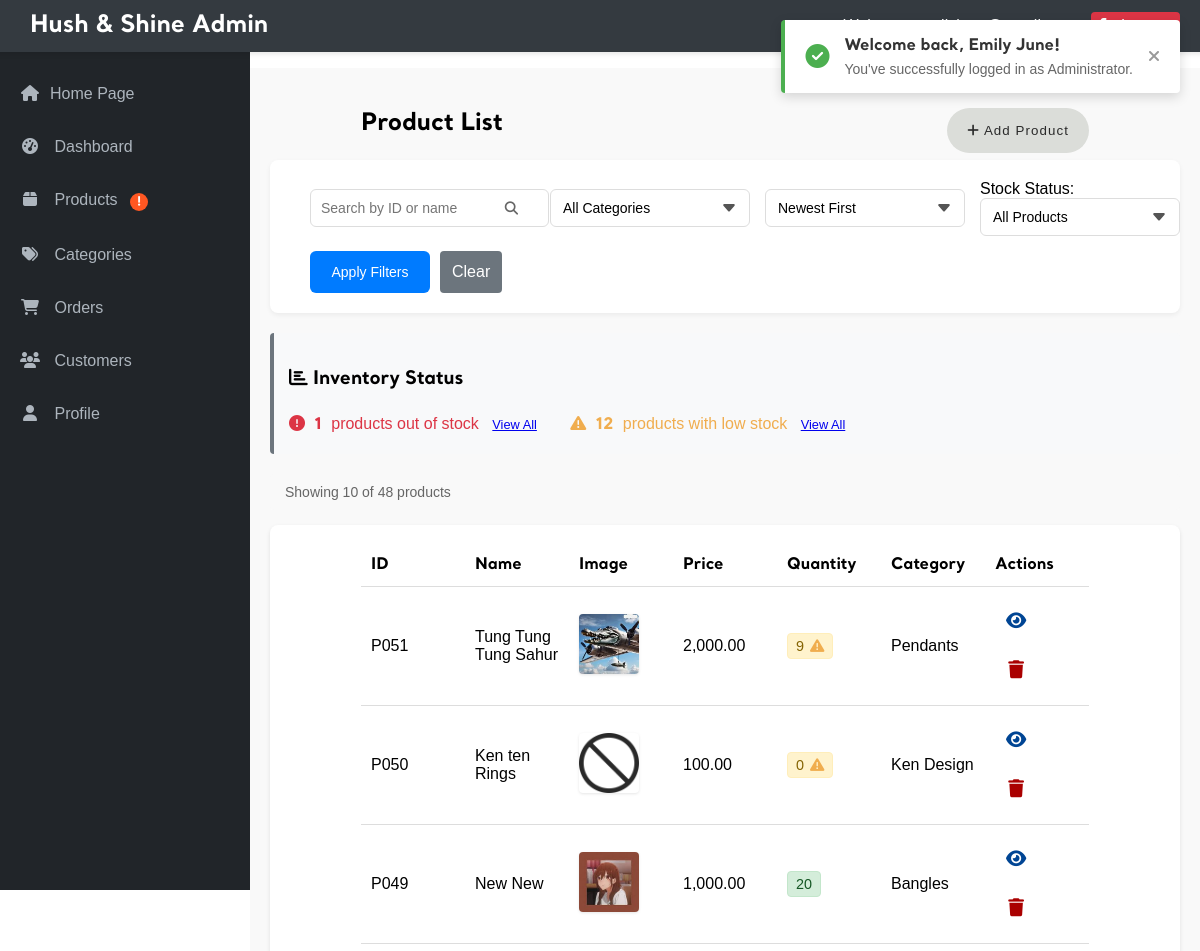
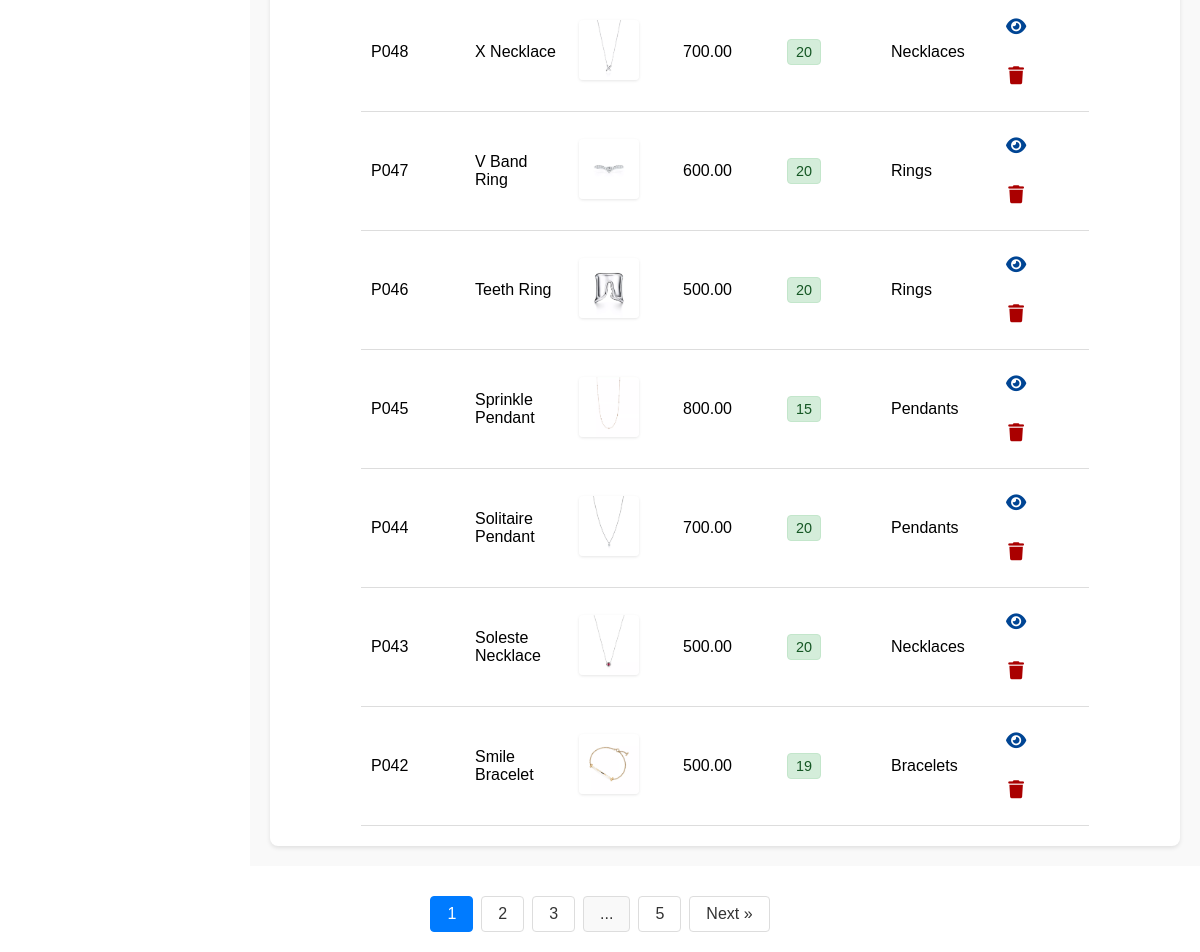
The app's page /admin/admin_products.php (signed in) with its own data (2 pictures, top to bottom).
### tables this page shows
CREATE TABLE `product` (
  `prod_id` char(4) NOT NULL,
  `prod_name` varchar(100) NOT NULL,
  `prod_desc` varchar(200) NOT NULL,
  `price` double(7,2) NOT NULL,
  `quantity` int(4) NOT NULL,
  `cat_id` char(4) NOT NULL,
  `image` varchar(100) NOT NULL
);

CREATE TABLE `category` (
  `cat_id` varchar(4) NOT NULL,
  `cat_name` varchar(50) NOT NULL,
  `material_type` varchar(100) NOT NULL
);

### admin/admin_products.php (the view, shortened to what this page needs)
<?php
require_once '../_base.php';
include '../_head.php';
$page = isset($_GET['page']) ? (int)$_GET['page'] : 1;
$itemsPerPage = 10;
$offset = ($page - 1) * $itemsPerPage;
$searchTerm = isset($_GET['search']) ? trim($_GET['search']) : '';
$categoryFilter = isset($_GET['category']) ? $_GET['category'] : '';
$sortBy = isset($_GET['sort']) ? $_GET['sort'] : 'newest';
$stockFilter = isset($_GET['stock_filter']) ? $_GET['stock_filter'] : '';
$where = [];
$params = [];
$whereClause = !empty($where) ? ' WHERE ' . implode(' AND ', $where) : '';
$orderBy = match($sortBy) {
    'price_high' => 'p.price DESC',
    'price_low' => 'p.price ASC',
    'stock_high' => 'p.quantity DESC',
    'stock_low' => 'p.quantity ASC',
    'name_asc' => 'p.prod_name ASC',
    'name_desc' => 'p.prod_name DESC',
    'oldest' => 'p.prod_id ASC',
    default => 'p.prod_id DESC'
};
try {
    $countQuery = "SELECT COUNT(*) FROM product p" . $whereClause;
    $stmt = $_db->prepare($countQuery);
    $stmt->execute($params);
    $totalItems = $stmt->fetchColumn();
    $totalPages = ceil($totalItems / $itemsPerPage);
} catch (PDOException $e) {
    echo "Database error: " . $e->getMessage();
    exit;
}
try {
    $query = "SELECT p.prod_id, p.prod_name, p.prod_desc, p.price, p.quantity, p.cat_id as category, p.image
             FROM product p
             LEFT JOIN category c ON p.cat_id = c.cat_id"
             . $whereClause .
             " ORDER BY " . $orderBy .
             " LIMIT " . $itemsPerPage . " OFFSET " . $offset;
    $stmt = $_db->prepare($query);
    $stmt->execute($params);
    $products = $stmt->fetchAll(PDO::FETCH_ASSOC);
} catch (PDOException $e) {
    echo "Database error: " . $e->getMessage();
    exit;
}
?>
            <div class="admin-main">
                <div class="admin-title">
                    <h2>Product List</h2>
                    <div class="button-group">
                        <button id="openAddProductModal" class="category-btn">
                            <i class="fas fa-plus"></i> Add Product
                        </button>
                    </div>
                </div>
                <div class="filter-section">
                    <form action="admin_products.php" method="GET" class="filter-form">
                        <div class="filter-row">
                            <div class="search-box">
                                <input type="text" name="search" placeholder="Search by ID or name" value="<?= htmlspecialchars($searchTerm) ?>">
                                <button type="submit" class="search-btn">
                                    <i class="fas fa-search"></i>
                                </button>
                            </div>
                            <div class="filter-group">
                                <select name="category" class="filter-select">
                                    <option value="">All Categories</option>
                                </select>
                            </div>
                            <div class="filter-group">
                                <select name="sort" class="filter-select">
                                    <option value="newest" <?= $sortBy == 'newest' ? 'selected' : '' ?>>Newest First</option>
                                </select>
                            </div>
                            <div class="filter-group">
                                <label for="stock-filter" class="filter-label">Stock Status:</label>
                                <select name="stock_filter" id="stock-filter" class="filter-select">
                                    <option value="" <?= !isset($_GET['stock_filter']) ? 'selected' : '' ?>>All Products</option>
                                </select>
                            </div>
                            <div class="filter-buttons">
                                <button type="submit" class="filter-btn">Apply Filters</button>
                                <a href="admin_products.php" class="admin-submit-btn secondary">Clear</a>
                            </div>
                        </div>
                    </form>
                </div>
                    <?php
                        try {
                            $lowStockQuery = $_db->prepare("SELECT COUNT(*) FROM product WHERE quantity <= ? AND quantity > 0");
                            $lowStockQuery->execute([LOW_STOCK_THRESHOLD]);
                            $lowStockCount = $lowStockQuery->fetchColumn();
                            $outOfStockQuery = $_db->query("SELECT COUNT(*) FROM product WHERE quantity = 0");
                            $outOfStockCount = $outOfStockQuery->fetchColumn();
                        } catch (PDOException $e) {
                            $lowStockCount = 0;
                            $outOfStockCount = 0;
                        }
                        if ($lowStockCount > 0 || $outOfStockCount > 0):
                        ?>
                        <div class="stock-summary">
                            <h3><i class="fas fa-chart-bar"></i> Inventory Status</h3>
                            <div class="stock-alert">
                                <?php if ($outOfStockCount > 0): ?>
                                    <div class="stock-alert-item critical-alert">
                                        <i class="fas fa-exclamation-circle"></i>
                                        <span class="stock-alert-count"><?= $outOfStockCount ?></span> products out of stock
                                        <a href="admin_products.php?stock_filter=out" class="btn btn-sm btn-outline-danger">View All</a>
                                    </div>
                                <?php endif; ?>
                                <?php if ($lowStockCount > 0): ?>
                                    <div class="stock-alert-item warning-alert">
                                        <i class="fas fa-exclamation-triangle"></i>
                                        <span class="stock-alert-count"><?= $lowStockCount ?></span> products with low stock
                                        <a href="admin_products.php?stock_filter=low" class="btn btn-sm btn-outline-warning">View All</a>
                                    </div>
                                <?php endif; ?>
                            </div>
                        </div>
                    <?php endif; ?>
                <div class="product-info-bar">
                <div class="product-count">
                    Showing <?= count($products) ?> of <?= $totalItems ?> products
                </div>
            </div>
                <div class="table-responsive">
                    <table class="admin-table">
                        <thead>
                            <tr>
                                <th>ID</th>
                                <th>Name</th>
                                <th>Image</th>
                                <th>Price</th>
                                <th>Quantity</th>
                                <th>Category</th>
                                <th>Actions</th>
                            </tr>
                        </thead>
                        <tbody>
                            <?php if (count($products) > 0): ?>
                                <?php foreach ($products as $product): ?>
                                    <?php
                                    $productImage = '../images/no-image.png';
                                    if (!empty($product['image'])) {
                                        $imageData = json_decode($product['image'], true);
                                        if ($imageData) {
                                            $imageFile = is_array($imageData) ? $imageData[0] : $imageData;
                                            $productImage = '../images/products/' . $imageFile;
                                            if (!file_exists($productImage)) {
                                                $productImage = '../images/no-image.png';
                                            }
                                        }
                                    }
                                    $stm = $_db->prepare("SELECT cat_name FROM category WHERE cat_id = ?");
                                    $stm->execute([$product['category']]);
                                    $category_name = $stm->fetchColumn();
                                    ?>
                                    <tr>
                                        <td><?= htmlspecialchars($product['prod_id']) ?></td>
                                        <td><?= htmlspecialchars($product['prod_name']) ?></td>
                                        <td class="product-thumbnail">
                                            <img src="<?= htmlspecialchars($productImage) ?>" alt="<?= htmlspecialchars($product['prod_name']) ?>">
                                        </td>
                                        <td><?= number_format($product['price'], 2) ?></td>
                                        <td>
                                            <?php if($product['quantity'] <= LOW_STOCK_THRESHOLD): ?>
                                                <span class="stock-badge low-stock" title="Low stock alert">
                                                    <?= htmlspecialchars($product['quantity']) ?>
                                                    <i class="fas fa-exclamation-triangle"></i>
                                                </span>
                                            <?php else: ?>
                                                <span class="stock-badge in-stock">
                                                    <?= htmlspecialchars($product['quantity']) ?>
                                                </span>
                                            <?php endif; ?>
                                        </td>
                                        <td><?= htmlspecialchars($category_name) ?></td>
                                        <td class="actions">
                                            <a href="view_product.php?id=<?= $product['prod_id'] ?>" class="btn">
                                                <i class="fas fa-eye"></i>
                                            </a>
                                            <a class="btn btn-danger delete-product"
                                                data-id="<?= htmlspecialchars($product['prod_id']) ?>"
                                                data-name="<?= htmlspecialchars($product['prod_name']) ?>">
                                                <i class="fas fa-trash"></i>
                                            </a>
                                        </td>
                                    </tr>
                                <?php endforeach; ?>
                            <?php else: ?>
                                <tr>
                                    <td colspan="6">No products found</td>
                                </tr>
                            <?php endif; ?>
                        </tbody>
                    </table>
                </div>
            </div>
            <?php if ($totalPages > 1): ?>
            <div class="pagination">
                <?php
                $range = 2;
                $startPage = max(1, $page - $range);
                $endPage = min($totalPages, $page + $range);
                for ($i = $startPage; $i <= $endPage; $i++) {
                    echo '<a href="?page=' . $i . '&search=' . urlencode($searchTerm) . '&category=' . urlencode($categoryFilter) . '&sort=' . urlencode($sortBy) . "&stock_filter=" . urlencode($stockFilter) . '"';
                    echo ($i == $page) ? ' class="active"' : '';
                    echo '>' . $i . '</a>';
                }
                if ($endPage < $totalPages) {
                    if ($endPage < $totalPages - 1) {
                        echo "<span class=\"ellipsis\">...</span>";
                    }
                    echo "<a href=\"?page=$totalPages&search=" . urlencode($searchTerm) . "&category=" . urlencode($categoryFilter) . "&sort=" . urlencode($sortBy) . "&stock_filter=" . urlencode($stockFilter) . "\">$totalPages</a>";
                }
                ?>
                <?php if ($page < $totalPages): ?>
                    <a href="?page=<?= $page + 1 ?>&search=<?= urlencode($searchTerm) ?>&category=<?= urlencode($categoryFilter) ?>&sort=<?= urlencode($sortBy) ?>&stock_filter=<?= urlencode($stockFilter) ?>">Next &raquo;</a>
                <?php endif; ?>
            </div>
            <?php endif; ?>
                </main>
            </div>

### records on screen
product: prod_id "P051", prod_name "Tung Tung Tung Sahur", shows a picture, price "2,000.00", quantity "9", cat.cat_name "Pendants"
product: prod_id "P050", prod_name "Ken ten Rings", shows a picture, price "100.00", quantity "0", cat.cat_name "Ken Design"
product: prod_id "P049", prod_name "New New", shows a picture, price "1,000.00", quantity "20", cat.cat_name "Bangles"
product: prod_id "P048", prod_name "X Necklace", shows a picture, price "700.00", quantity "20", cat.cat_name "Necklaces"
product: prod_id "P047", prod_name "V Band Ring", shows a picture, price "600.00", quantity "20", cat.cat_name "Rings"
product: prod_id "P046", prod_name "Teeth Ring", shows a picture, price "500.00", quantity "20", cat.cat_name "Rings"
product: prod_id "P045", prod_name "Sprinkle Pendant", shows a picture, price "800.00", quantity "15", cat.cat_name "Pendants"
product: prod_id "P044", prod_name "Solitaire Pendant", shows a picture, price "700.00", quantity "20", cat.cat_name "Pendants"
product: prod_id "P043", prod_name "Soleste Necklace", shows a picture, price "500.00", quantity "20", cat.cat_name "Necklaces"
product: prod_id "P042", prod_name "Smile Bracelet", shows a picture, price "500.00", quantity "19", cat.cat_name "Bracelets"

### other values on screen
$user_name "Emily June"
$user_type "Administrator"
$outOfStockCount "1"
$lowStockCount "12"
count($products) "10"
$totalItems "48"
$totalPages "5"
